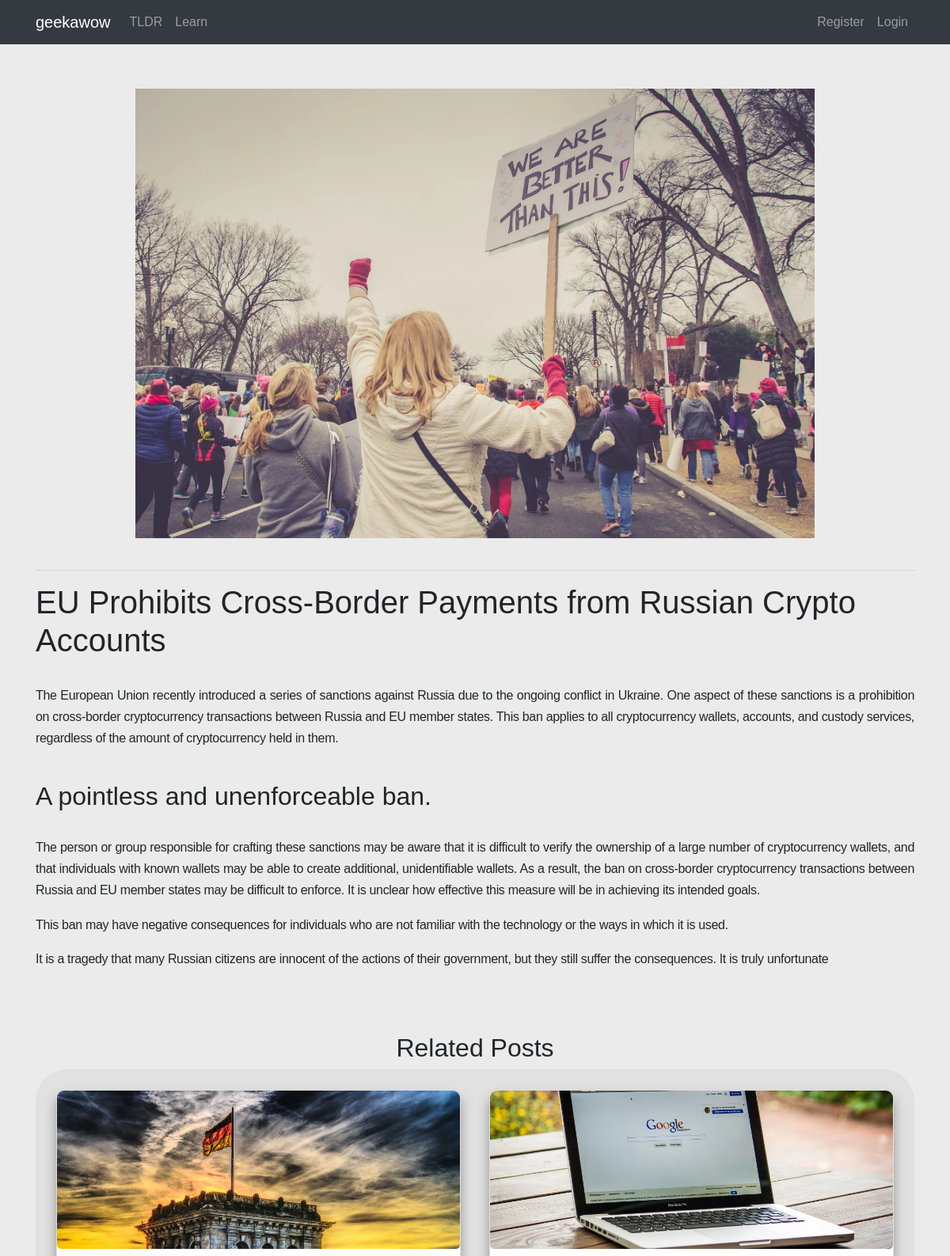
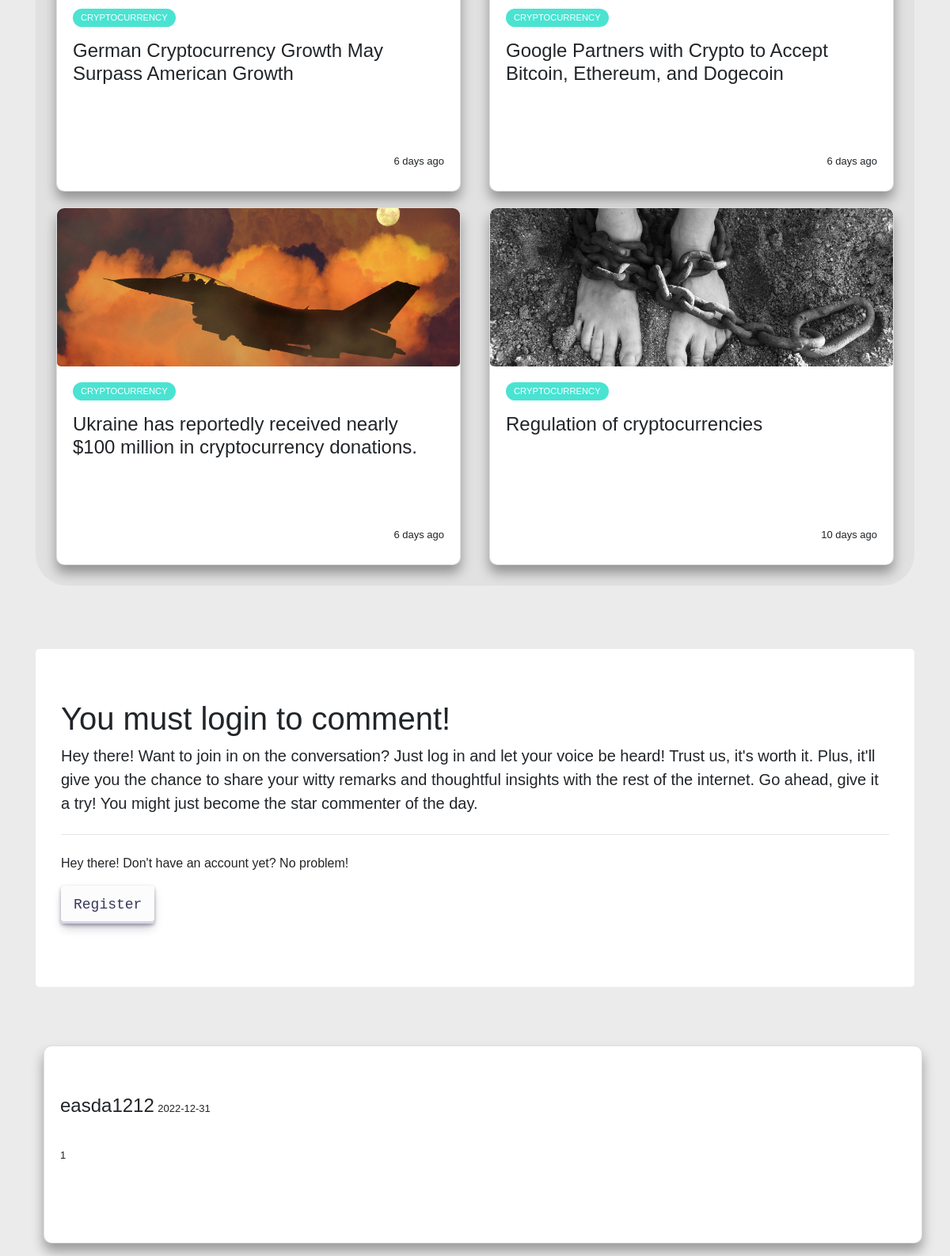
The app's page /pages/show/5 with its own data (2 pictures, top to bottom).
### tables this page shows
CREATE TABLE `posts` (
  `id` int(11) NOT NULL,
  `user_id` int(11) NOT NULL,
  `image_name` varchar(255) NOT NULL,
  `created_at` datetime NOT NULL DEFAULT current_timestamp(),
  `post_header` char(255) DEFAULT NULL,
  `tag` char(15) DEFAULT NULL,
  `related_posts` char(255) DEFAULT NULL,
  `html` text DEFAULT NULL,
  `meta` text DEFAULT NULL
);

CREATE TABLE `comments` (
  `postid` int(11) NOT NULL,
  `post_comment` text NOT NULL,
  `date` datetime DEFAULT current_timestamp(),
  `username` varchar(128) NOT NULL,
  `page_id` int(11) DEFAULT NULL
);

### app/controllers/Pages.php (called while the page is built, shortened)
<?php
class Pages extends Controller
{
  public function __construct()
  {
    $this->postModel = $this->model('Post');
  }
  public function show($id)
  {
    $post = $this->postModel->getPostById($id);
    $comments = $this->postModel->getCommentsFromPostWhere_page_id($id);
    $related_posts = $this->postModel->getSimilarPostsWhere_related_posts($post->related_posts, $id);
    $data = [
      'pages' => $post,
      'comments' => $comments,
      'related_posts' => $related_posts
    ];
    $this->view('pages/show', $data);
  }
}

### app/libraries/Core.php (called while the page is built, shortened)
<?php
  class Core {
    protected $currentMethod = 'index';
    public function __construct(){
      $url = $this->getUrl();
      if(file_exists('../app/controllers/' . ucwords($url[0]). '.php')){
        unset($url[0]);
      }
      $this->currentController = new $this->currentController;
      if(isset($url[1])){
        if(method_exists($this->currentController, $url[1])){
          $this->currentMethod = $url[1];
          unset($url[1]);
        }
      }
      $this->params = $url ? array_values($url) : [];
      call_user_func_array([$this->currentController, $this->currentMethod], $this->params);
    }
    public function getUrl(){
      if(isset($_GET['url'])){
        $url = rtrim($_GET['url'], '/');
        $url = filter_var($url, FILTER_SANITIZE_URL);
        $url = explode('/', $url);
        return $url;
      }
    }
  }

### public/index.php (called while the page is built, shortened)
<?php
  $init = new Core;

### app/libraries/Database.php (called while the page is built, shortened)
<?php
  class Database {
    private $host = DB_HOST;
    private $user = DB_USER;
    private $pass = DB_PASS;
    private $dbname = DB_NAME;
    private $dbh;
    private $stmt;
    public function __construct(){
      $dsn = 'mysql:host=' . $this->host . ';dbname=' . $this->dbname;
      $options = array(
        PDO::ATTR_PERSISTENT => true,
        PDO::ATTR_ERRMODE => PDO::ERRMODE_EXCEPTION
      );
      try{
        $this->dbh = new PDO($dsn, $this->user, $this->pass, $options);
      } catch(PDOException $e){
        $this->error = $e->getMessage();
        echo $this->error;
      }
    }
    public function query($sql){
      $this->stmt = $this->dbh->prepare($sql);
    }
    public function bind($param, $value, $type = null){
      if(is_null($type)){
        switch(true){
          default:
            $type = PDO::PARAM_STR;
        }
      }
      $this->stmt->bindValue($param, $value, $type);
    }
    public function execute(){
      return $this->stmt->execute();
    }
    public function resultSet(){
      $this->execute();
      return $this->stmt->fetchAll(PDO::FETCH_OBJ);
    }
    public function single(){
      $this->execute();
      return $this->stmt->fetch(PDO::FETCH_OBJ);
    }
  }

### app/models/Post.php (called while the page is built, shortened)
<?php
class Post
{
  private $db;
  public function __construct()
  {
    $this->db = new Database;
  }
  public function getPostById($id)
  {
    $this->db->query('SELECT * FROM posts WHERE id = :id');
    $this->db->bind(':id', $id);
    $row = $this->db->single();
    return $row;
  }
  public function getCommentsFromPostWhere_page_id($page_id)
  {
    $this->db->query("SELECT * FROM comments WHERE page_id = :page_id ORDER BY date DESC");
    $this->db->bind(':page_id', $page_id);
    $results = $this->db->resultSet();
    return $results;
  }
  public function getSimilarPostsWhere_related_posts($related_posts, $id)
  {
    $this->db->query("SELECT * FROM posts WHERE related_posts = :related_posts AND id != :id ORDER BY created_at DESC LIMIT 6");
    $this->db->bind(':related_posts', $related_posts);
    $this->db->bind(':id', $id);
    $results = $this->db->resultSet();
    return $results;
  }
}

### app/helpers/color-based-on-tag.php (called while the page is built)
<?php
function getTagColor($tag)
{
    if ($tag == 'Technology')
    {
        return '#f07070';
    }
    else if ($tag == 'Cryptocurrency')
    {
        return '#4ae3d2';
    }
    else
    {
        return '#e4e125';
    }
}

### app/helpers/time-ago.php (called while the page is built)
<?php
function timeDateToTimeAgo($timeDate)
{
    $timestamp = strtotime($timeDate);
    $strTime = array("second", "minute", "hour", "day", "month", "year");
    $length = array("60", "60", "24", "30", "12", "10");
    $currentTime = time();
    if ($currentTime >= $timestamp) {
    $diff     = time() - $timestamp;
    for ($i = 0; $diff >= $length[$i] && $i < count($length) - 1; $i++) {
        $diff = $diff / $length[$i];
    }
    $diff = round($diff);
        return $diff . " " . $strTime[$i] . "s ago ";
    }
}

### app/views/pages/show.php (the view, shortened to what this page needs)
<?php require APPROOT . '/views/inc/header.php'; ?>
<div class='container'>
  <br>
  <?php $full_size_img = $data['pages']->image_name; ?>
  <img src='<?php echo URLROOT; ?>/public/img/<?php echo $full_size_img ?>' alt='<?php echo $full_size_img ?>' class='open-post-image'>
  <hr />
  <?php
  echo '<article class="show-page-text">';
  print_r($data['pages']->html);
  echo '</article>';
  ?>
  <?php if ($data['related_posts']) : ?>
    <div>
      <h2 class="masonry-main-header">Related Posts</h2>
      <div class="show-masonry">
        <?php foreach ($data['related_posts'] as $post) : ?>
          <a class='article-link' href="<?php echo URLROOT; ?>/pages/show/<?php echo $post->id; ?>">
            <div class="card">
              <div class="show-card-header">
                <img class='masonry-card-image' src='<?php echo URLROOT; ?>/public/img/<?php echo $post->image_name; ?>' alt='<?php echo $post->image_name; ?>'>
              </div>
              <div class="card-body">
                <?php
                if (isset($post->tag)) {
                  echo '<span class="card-body-tag-technology" style="background-color:' . getTagColor($post->tag) . '">' . $post->tag . '</span>';
                }
                ?>
                <h4 class="card-body-header">
                  <?php echo $post->post_header; ?>
                </h4>
                <div class='article-info'>
                  <div class='user-info'>
                    <?php
                    $sql_date = new DateTime($post->created_at);
                    $correct_date = $sql_date->format('Y-m-d');
                    ?>
                    <p><?php echo timeDateToTimeAgo($correct_date); ?></p>
                  </div>
                </div>
              </div>
            </div>
          </a>
        <?php endforeach; ?>
      </div>
    </div>
  <?php else : ?>
  <?php endif; ?>
  <?php if (isset($_SESSION['user_id'])) : ?>
    <form action="<?php echo URLROOT; ?>/pages/add" method="post">
      <input type="hidden" name="page_id" value="<?php echo $data['pages']->id; ?>" />
      <div class="form-group show-comment-form-group">
        <label for="post_comment">Comment: <sup>*</sup></label>
        <textarea type="text" name="post_comment" class="open-post-textarea form-control form-control-lg <?php echo (!empty($data['post_comment_err'])) ? 'is-invalid' : ''; ?>" value="<?php echo $data['post_comment']; ?>"></textarea>
        <span class="invalid-feedback"><?php echo $data['post_comment_err']; ?></span>
      </div>
      <div class="open-post-button-container">
        <input type="submit" class="open-post-button" value="Submit">
      </div>
    </form>
  <?php else : ?>
    <div class="jumbotron mustlogin-err">
      <h1 class="display-5">You must login to comment!</h1>
      <p class="lead">Hey there! Want to join in on the conversation? Just log in and let your voice be heard!
        Trust us, it's worth it. Plus, it'll give you the chance to share your witty remarks and thoughtful
        insights with the rest of the internet. Go ahead, give it a try! You might just become the star commenter of the day.</p>
      <hr class="my-4">
      <p>Hey there! Don't have an account yet? No problem!</p>
      <p class="lead">
        <a class="regiser-inside-post-button" href="<?php echo URLROOT; ?>/users/register">Register</a>
      </p>
    </div>
  <?php endif; ?>
  <div class="card-container justify-content-center">
    <?php foreach ($data['comments'] as $post) : ?>
      <div class="card card-body mb-3 posts-container">
        <?php
        $dt = new DateTime($post->date);
        $year_month_day = $dt->format('Y-m-d');
        ?>
        <div class="inline-comment-data">
          <h4 class="card-title"><?php echo $post->username; ?> </h4>
          <p class='card-date'><?php echo $year_month_day; ?></p>
        </div>
        <p><?php echo $post->post_comment; ?></p>
      </div>
    <?php endforeach; ?>
  </div>
</div>
<?php require APPROOT . '/views/inc/footer.php'; ?>

### public/css/style.css (style rules this page uses)
body { background: #ebebeb; }

### public/css/posts.css (style rules this page uses)
.article-link { display: flex; justify-content: center; align-items: center; }
.masonry-main-header { display: flex; flex-direction: row; justify-content: space-around; align-items: center; padding-top: 3rem; }
.masonry-card-image { width: 100%; height: 200px; object-fit: cover; border-radius: 5px; }
.card { margin: 10px; background-color: #fff; border-radius: 10px; box-shadow: 0 2px 20px rgba(0, 0, 0, 0.2); overflow: hidden; width: 100%; box-shadow: rgba(0, 0, 0, 0.35) 0px 10px 15px; }
.show-card-header img { width: 100%; height: 200px; object-fit: cover; }
.card-body { display: flex; flex-direction: column; justify-content: center; align-items: flex-start; padding: 20px; min-height: 250px; }
.card-body-header { padding-top: 1rem; }
.card-body-tag-technology { background-color: #f07070; border-radius: 50px; color: #fff; padding: 3px 10px; text-transform: uppercase; cursor: pointer; font-size: 0.7rem; margin: 0; }
.card-body p { font-size: 13px; margin: 0 0 40px; }
.article-info { display: flex; margin-top: auto; flex-direction: row-reverse; justify-content: space-between; width: 100%; align-items: flex-end; margin-bottom: -2rem; }

### public/css/openpost.css (style rules this page uses)
.open-post-image { display: block; margin-left: auto; margin-right: auto; max-width: 80%; max-height: 600px; padding-top: 2rem; }
.show-page-text p { text-align: justify; line-height: 170%; letter-spacing: -.02em; }
.show-page-text { padding-bottom: 1rem; }
.card-container { padding-top: 2rem; }
.open-post-button, .regiser-inside-post-button, .startlearning-button { align-items: center; appearance: none; background-color: #FCFCFD; border-radius: 4px; border-width: 0; box-shadow: rgba(45, 35, 66, 0.4) 0 2px 4px, rgba(45, 35, 66, 0.3) 0 7px 13px -3px, #D6D6E7 0 -3px 0 inset; box-sizing: border-box; color: #36395A; cursor: pointer; display: inline-flex; font-family: "JetBrains Mono", monospace; height: 48px; justify-content: center; line-height: 1; list-style: none; overflow: hidden; padding-left: 16px; padding-right: 16px; position: relative; text-align: left; text-decoration: none; transition: box-shadow .15s, transform .15s; user-select: none; -webkit-user-select: none; touch-action: manipulation; white-space: nowrap; will-change: box-shadow, transform; font-size: 18px; }
a, a:hover, a:active, a:visited, a:focus { color: inherit; text-decoration: none; }
.inline-comment-data h4, .inline-comment-data p { display: inline-block; }
.show-masonry { display: grid; grid-template-columns: 1fr 1fr 1fr; column-gap: 1rem; font-size: .85em; background-color: #e0e0e0e4; border-radius: 40px; padding: 1rem; }
@media only screen and (max-width: 1200px) { .show-masonry { display: grid; grid-template-columns: 1fr 1fr; } }
.show-card-header { width: 100%; height: 200px; object-fit: cover; }
.mustlogin-err { margin-top: 5rem; }

### public/css/mainpage.css (style rules this page uses)
body { font-family: Tahoma, sans-serif; }
.jumbotron { background-color: #ffffff; }

### records on screen
posts: image_name (picture)
posts: image_name (picture), tag "CRYPTOCURRENCY", post_header "German Cryptocurrency Growth May Surpass American Growth", created_at "6 days ago"
posts: image_name (picture), tag "CRYPTOCURRENCY", post_header "Google Partners with Crypto to Accept Bitcoin, Ethereum, and Dogecoin", created_at "6 days ago"
posts: image_name (picture), tag "CRYPTOCURRENCY", post_header "Ukraine has reportedly received nearly $100 million in cryptocurrency donations.", created_at "6 days ago"
posts: image_name (picture), tag "CRYPTOCURRENCY", post_header "Regulation of cryptocurrencies", created_at "10 days ago"
comments: username "easda1212", date "2022-12-31", post_comment "1"

### other values on screen
SITENAME "geekawow"
